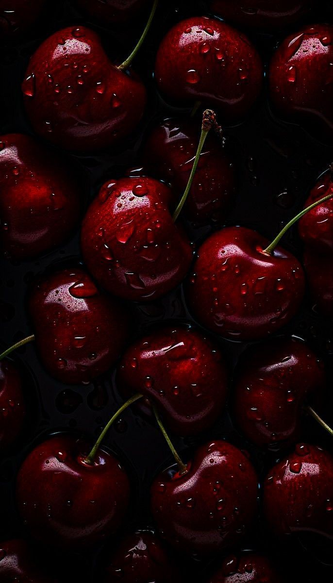
#> input picture cherry.png, 333 x 583 px, shrunk from 686 x 1200 before the run
$ python srgb_linearrgb.py
#> lines starting #> are read from the running program, lines starting #| are printed output that depends on the picture; long printed decimals are rounded
import cv2
import numpy as np
import matplotlib.pyplot as plt


# ============================================================
# LOAD IMAGE
# ============================================================

img = cv2.imread(
    "cherry.png"
)
#> img is the input picture: shape (583, 333, 3); mean B, G, R 6.7, 5.9, 27.5

if img is None:
    raise ValueError("Could not load image")

img = cv2.cvtColor(
    img,
    cv2.COLOR_BGR2RGB
)

img = img.astype(np.float32) / 255.0


# ============================================================
# SRGB <-> LINEAR FUNCTIONS
# ============================================================

def srgb_to_linear(img):

    return np.power(img, 2.2)

# gamma enconding, almost logarithmic compression of intensity values


def linear_to_srgb(img):

    img = np.clip(img, 0, 1)

    return np.power(img, 1.0 / 2.2)
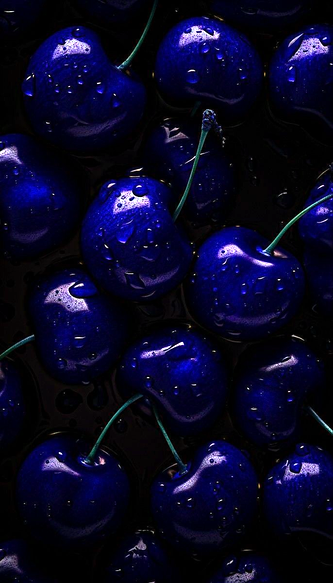
#> returned value: shape (583, 333, 3) float32; mean of channels 0, 1, 2 0.147, 0.0318, 0.036; drawn as B, G, R

# inverse of the above one


# ============================================================
# CONVERT TO LINEAR
# ============================================================

linear_img = srgb_to_linear(img)


# ============================================================
# BRIGHTNESS SCALING
# ============================================================

# simulate doubling light intensity

linear_scaled = np.clip(
    linear_img * 2.0,
    0,
    1
)

# convert back for display
linear_scaled_display = linear_to_srgb(
    linear_scaled
)

# WRONG WAY:
# scaling directly in srgb

srgb_scaled = np.clip(
    img * 2.0,
    0,
    1
)
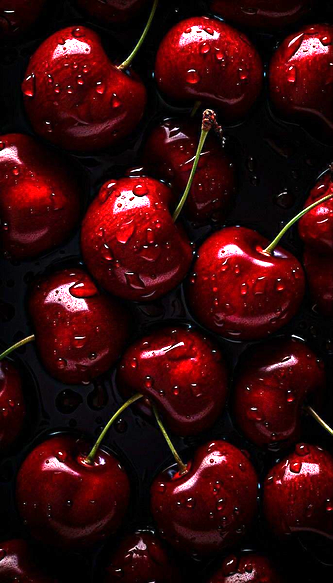
#> srgb_scaled: shape (583, 333, 3) float32; mean R, G, B 0.207, 0.0447, 0.05
# this apparently scales the gamma compressed values rather than the phyiscal light intensity, basically doubling a non-linear quantitiy


# ============================================================
# PICK SAMPLE PIXEL
# ============================================================

y = img.shape[0] // 2
#> y = 291
x = img.shape[1] // 2
#> x = 166

srgb_pixel = img[y, x]
#> srgb_pixel = [0.0471, 0, 0]

linear_pixel = linear_img[y, x]
#> linear_pixel = [0.0012, 0, 0]

scaled_srgb_pixel = srgb_scaled[y, x]
#> scaled_srgb_pixel = [0.0941, 0, 0]

scaled_linear_pixel = linear_scaled_display[y, x]
#> scaled_linear_pixel = [0.0645, 0, 0]


print("\n================ PIXEL ANALYSIS ================\n")

print(f"Pixel Location: ({x}, {y})\n")
#| Pixel Location: (166, 291)

print("Original sRGB pixel:")
print(srgb_pixel)
#| [0.04706 0.         0.        ]

print("\nConverted Linear RGB pixel:")
print(linear_pixel)
#| [0.001202 0.         0.        ]

print("\nScaled directly in sRGB:")
print(scaled_srgb_pixel)
#| [0.09412 0.         0.        ]

print("\nScaled in Linear RGB then converted back:")
print(scaled_linear_pixel)
#| [0.06449 0.        0.       ]


# ============================================================
# HISTOGRAMS
# ============================================================

srgb_gray = np.mean(img, axis=2)
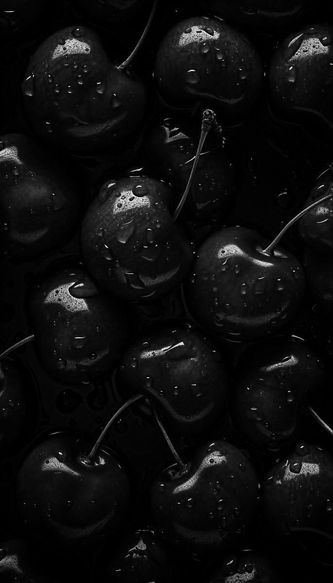
#> srgb_gray: shape (583, 333) float32; min 0, max 0.999, mean 0.0524

linear_gray = np.mean(linear_img, axis=2)
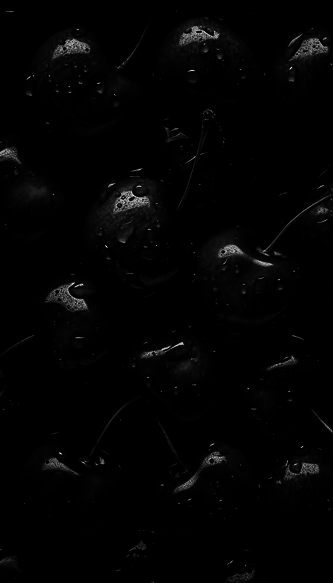
#> linear_gray: shape (583, 333) float32; min 0, max 0.997, mean 0.0126

plt.figure(figsize=(12,6))

plt.hist(
    srgb_gray.flatten(),
    bins=100,
    alpha=0.6,
    label="sRGB"
)

plt.hist(
    linear_gray.flatten(),
    bins=100,
    alpha=0.6,
    label="Linear RGB"
)

plt.title("Intensity Distribution")

plt.xlabel("Intensity")

plt.ylabel("Pixel Count")

plt.legend()

plt.savefig(
    "histogram_comparison.png"
)
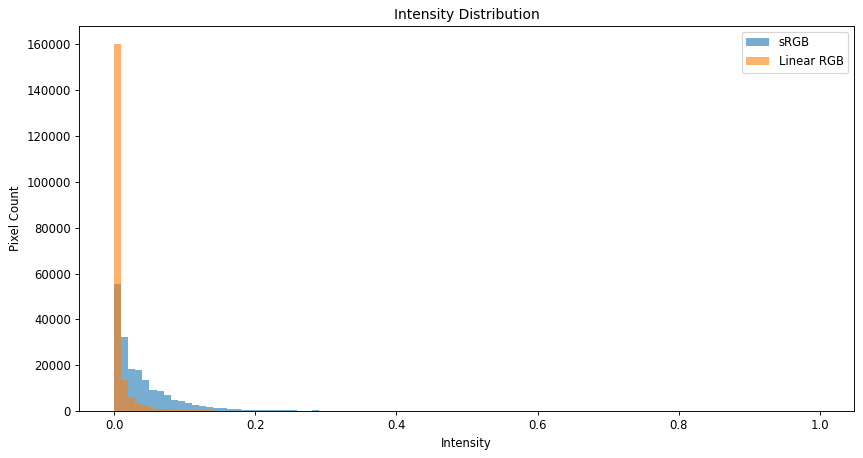
#> figure drawn by matplotlib, 1 panel; tallest bar 55554 high, from x = 0 to 0.00999; tallest bar 160063 high, from x = 0 to 0.00997

print("\nSaved: histogram_comparison.png")


# ============================================================
# INTENSITY CURVE VISUALIZATION
# ============================================================

x_vals = np.linspace(0, 1, 1000)

srgb_curve = np.power(
    x_vals,
    1/2.2
)

linear_curve = x_vals

plt.figure(figsize=(10,6))

plt.plot(
    x_vals,
    linear_curve,
    label="Linear RGB"
)

plt.plot(
    x_vals,
    srgb_curve,
    label="sRGB Gamma Curve"
)

plt.title("Linear RGB vs sRGB")

plt.xlabel("Physical Light Intensity")

plt.ylabel("Stored Pixel Value")

plt.legend()

plt.grid(True)

plt.savefig(
    "gamma_curve.png"
)
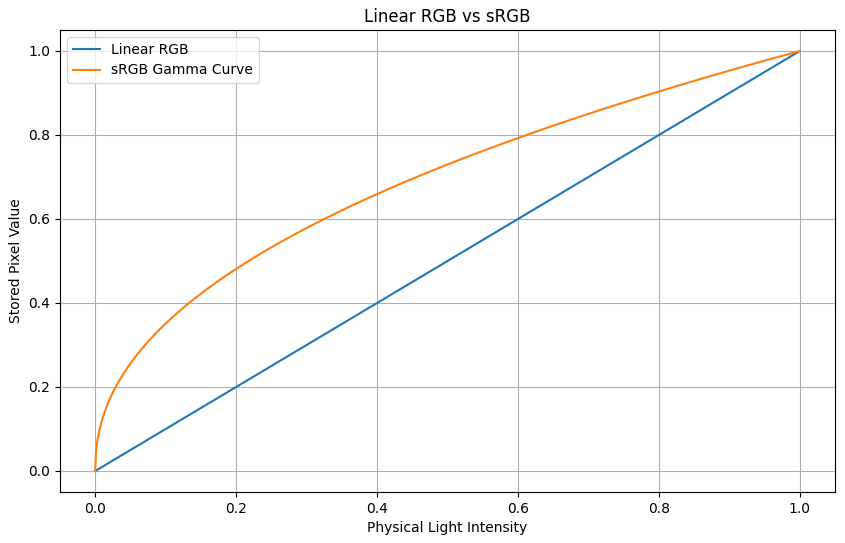
#> figure drawn by matplotlib, 1 panel; curve peaks at x = 1, y = 1; curve peaks at x = 1, y = 1

print("Saved: gamma_curve.png")


# ============================================================
# IMAGE COMPARISONS
# ============================================================

comparison = np.hstack([

    (img * 255).astype(np.uint8),

    (srgb_scaled * 255).astype(np.uint8),

    (linear_scaled_display * 255).astype(np.uint8)

])
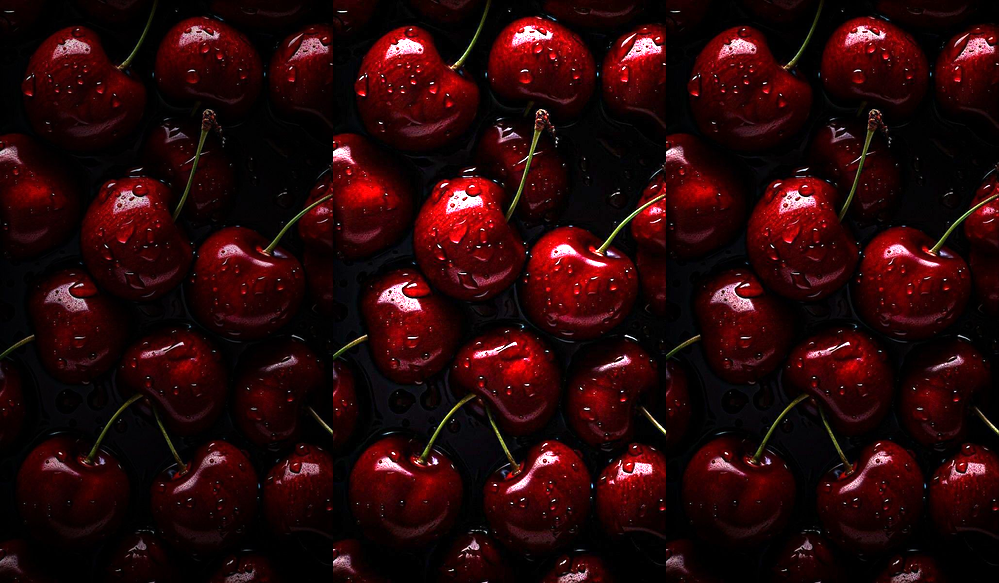
#> comparison: shape (583, 999, 3); mean R, G, B 39, 8.4, 9.4

comparison = cv2.cvtColor(
    comparison,
    cv2.COLOR_RGB2BGR
)

cv2.imwrite(
    "brightness_scaling_comparison.png",
    comparison
)

print("Saved: brightness_scaling_comparison.png")


# ============================================================
# VISUALIZATION WITH LABELS
# ============================================================

fig, axs = plt.subplots(1,3, figsize=(18,6))

axs[0].imshow(img)
axs[0].set_title("Original sRGB")

axs[1].imshow(srgb_scaled)
axs[1].set_title("Scaled Directly in sRGB")

axs[2].imshow(linear_scaled_display)
axs[2].set_title("Scaled in Linear RGB")

for ax in axs:
    ax.axis("off")

plt.tight_layout()

plt.savefig(
    "visual_comparison.png"
)

print("Saved: visual_comparison.png")
